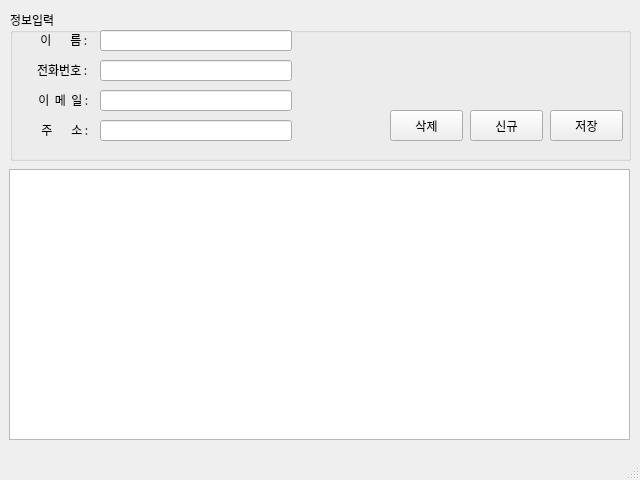
<?xml version="1.0" encoding="UTF-8"?>
<ui version="4.0">
 <class>MainWindow</class>
 <widget class="QMainWindow" name="MainWindow">
  <property name="geometry">
   <rect>
    <x>0</x>
    <y>0</y>
    <width>640</width>
    <height>480</height>
   </rect>
  </property>
  <property name="sizePolicy">
   <sizepolicy hsizetype="Fixed" vsizetype="Fixed">
    <horstretch>0</horstretch>
    <verstretch>0</verstretch>
   </sizepolicy>
  </property>
  <property name="minimumSize">
   <size>
    <width>640</width>
    <height>480</height>
   </size>
  </property>
  <property name="maximumSize">
   <size>
    <width>640</width>
    <height>480</height>
   </size>
  </property>
  <property name="font">
   <font>
    <family>나눔고딕</family>
   </font>
  </property>
  <property name="windowTitle">
   <string>MainWindow</string>
  </property>
  <widget class="QWidget" name="centralwidget">
   <widget class="QWidget" name="verticalLayoutWidget">
    <property name="geometry">
     <rect>
      <x>10</x>
      <y>10</y>
      <width>621</width>
      <height>151</height>
     </rect>
    </property>
    <layout class="QVBoxLayout" name="verticalLayout">
     <item>
      <widget class="QGroupBox" name="groupBox">
       <property name="title">
        <string>정보입력</string>
       </property>
       <widget class="QLineEdit" name="txtName">
        <property name="geometry">
         <rect>
          <x>90</x>
          <y>20</y>
          <width>192</width>
          <height>21</height>
         </rect>
        </property>
        <property name="inputMethodHints">
         <set>Qt::ImhLatinOnly</set>
        </property>
        <property name="text">
         <string/>
        </property>
       </widget>
       <widget class="QLabel" name="label_5">
        <property name="geometry">
         <rect>
          <x>20</x>
          <y>20</y>
          <width>60</width>
          <height>20</height>
         </rect>
        </property>
        <property name="text">
         <string>이       름 : </string>
        </property>
        <property name="alignment">
         <set>Qt::AlignRight|Qt::AlignTrailing|Qt::AlignVCenter</set>
        </property>
       </widget>
       <widget class="QLabel" name="label_6">
        <property name="geometry">
         <rect>
          <x>20</x>
          <y>50</y>
          <width>60</width>
          <height>20</height>
         </rect>
        </property>
        <property name="text">
         <string>전화번호 : </string>
        </property>
        <property name="alignment">
         <set>Qt::AlignRight|Qt::AlignTrailing|Qt::AlignVCenter</set>
        </property>
       </widget>
       <widget class="QLineEdit" name="txtPhone">
        <property name="geometry">
         <rect>
          <x>90</x>
          <y>50</y>
          <width>192</width>
          <height>21</height>
         </rect>
        </property>
        <property name="inputMethodHints">
         <set>Qt::ImhFormattedNumbersOnly</set>
        </property>
        <property name="text">
         <string/>
        </property>
       </widget>
       <widget class="QLabel" name="label_7">
        <property name="geometry">
         <rect>
          <x>20</x>
          <y>80</y>
          <width>61</width>
          <height>20</height>
         </rect>
        </property>
        <property name="text">
         <string>이  메  일 : </string>
        </property>
        <property name="alignment">
         <set>Qt::AlignRight|Qt::AlignTrailing|Qt::AlignVCenter</set>
        </property>
       </widget>
       <widget class="QLineEdit" name="txtEmail">
        <property name="geometry">
         <rect>
          <x>90</x>
          <y>80</y>
          <width>192</width>
          <height>21</height>
         </rect>
        </property>
       </widget>
       <widget class="QLabel" name="label_14">
        <property name="geometry">
         <rect>
          <x>20</x>
          <y>110</y>
          <width>61</width>
          <height>20</height>
         </rect>
        </property>
        <property name="text">
         <string>주       소 : </string>
        </property>
        <property name="alignment">
         <set>Qt::AlignRight|Qt::AlignTrailing|Qt::AlignVCenter</set>
        </property>
       </widget>
       <widget class="QLineEdit" name="txtAddress">
        <property name="geometry">
         <rect>
          <x>90</x>
          <y>110</y>
          <width>192</width>
          <height>21</height>
         </rect>
        </property>
        <property name="text">
         <string/>
        </property>
       </widget>
       <widget class="QPushButton" name="btnNew">
        <property name="geometry">
         <rect>
          <x>460</x>
          <y>100</y>
          <width>73</width>
          <height>31</height>
         </rect>
        </property>
        <property name="text">
         <string>신규</string>
        </property>
        <property name="autoExclusive">
         <bool>false</bool>
        </property>
        <property name="autoDefault">
         <bool>false</bool>
        </property>
        <property name="flat">
         <bool>false</bool>
        </property>
       </widget>
       <widget class="QPushButton" name="btnSave">
        <property name="geometry">
         <rect>
          <x>540</x>
          <y>100</y>
          <width>73</width>
          <height>31</height>
         </rect>
        </property>
        <property name="sizePolicy">
         <sizepolicy hsizetype="Fixed" vsizetype="Fixed">
          <horstretch>0</horstretch>
          <verstretch>0</verstretch>
         </sizepolicy>
        </property>
        <property name="text">
         <string>저장</string>
        </property>
       </widget>
       <widget class="QPushButton" name="btnDel">
        <property name="geometry">
         <rect>
          <x>380</x>
          <y>100</y>
          <width>73</width>
          <height>31</height>
         </rect>
        </property>
        <property name="text">
         <string>삭제</string>
        </property>
        <property name="autoExclusive">
         <bool>false</bool>
        </property>
        <property name="autoDefault">
         <bool>false</bool>
        </property>
        <property name="flat">
         <bool>false</bool>
        </property>
       </widget>
      </widget>
     </item>
    </layout>
   </widget>
   <widget class="QWidget" name="verticalLayoutWidget_2">
    <property name="geometry">
     <rect>
      <x>9</x>
      <y>169</y>
      <width>621</width>
      <height>271</height>
     </rect>
    </property>
    <layout class="QVBoxLayout" name="verticalLayout_2">
     <item>
      <widget class="QTableWidget" name="tblAddress"/>
     </item>
    </layout>
   </widget>
  </widget>
  <widget class="QMenuBar" name="menubar">
   <property name="geometry">
    <rect>
     <x>0</x>
     <y>0</y>
     <width>640</width>
     <height>21</height>
    </rect>
   </property>
  </widget>
  <widget class="QStatusBar" name="stbCurrent"/>
 </widget>
 <resources/>
 <connections/>
</ui>
